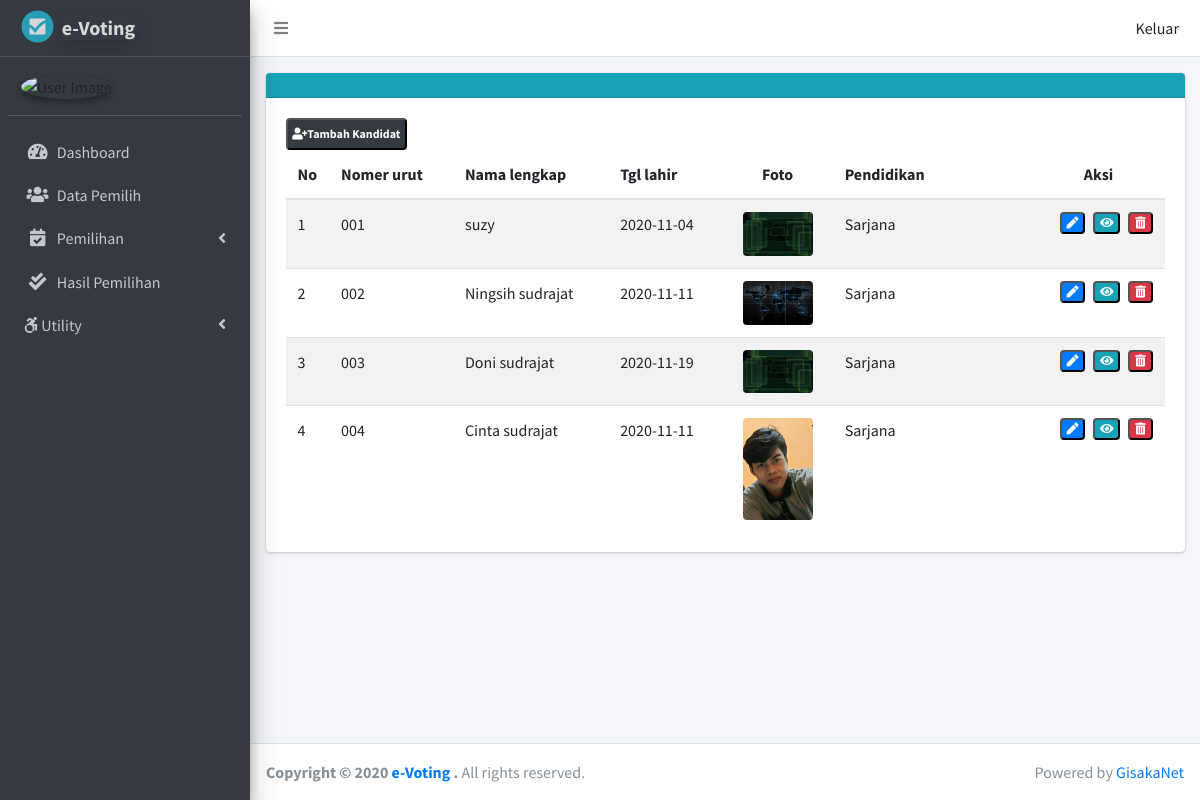
The app's page /event/kelola_kandidat/ev5faed1d4 with its own data.
### tables this page shows
CREATE TABLE `kandidat` (
  `id_kandidat` varchar(10) NOT NULL,
  `id_event` varchar(10) NOT NULL,
  `nomer_urut` varchar(5) NOT NULL,
  `nama_lengkap` varchar(100) NOT NULL,
  `foto` varchar(100) NOT NULL,
  `tempat_lahir` varchar(50) NOT NULL,
  `tgl_lahir` date NOT NULL,
  `agama` varchar(20) NOT NULL,
  `alamat` varchar(100) NOT NULL,
  `pekerjaan` varchar(30) NOT NULL,
  `pendidikan_terahir` varchar(30) NOT NULL,
  `pengalaman` varchar(50) NOT NULL,
  `visi` varchar(200) NOT NULL,
  `misi` varchar(200) NOT NULL,
  `keterangan` varchar(50) NOT NULL,
  `role` varchar(1) NOT NULL
);

### application/libraries/Template.php (called while the page is built)
<?php
Class Template{
    var $template=array();
    function set($name,$value)
    {
        $this->template[$name] = $value;
    }
    function load($tmp   =  ' ',  $view =  ' ', $view_data =  array(),  $return  =   FALSE)
    {
        $this->CI =& get_instance();
        $this->set('contents',$this->CI->load->view($view,$view_data,TRUE));
        return $this->CI->load->view($tmp,$this->template,$return);
    }
}

### application/controllers/Event.php (called while the page is built, shortened)
<?php
class Event  extends CI_Controller
{
    public function kelola_kandidat($id_event = null)
    {
        $data['kandidat'] = $this->kandidat_m->getAll_kandidat_Byid($id_event);
        $this->template->load('_layout/admin', 'event/kelola_kandidat', $data);
    }
}

### index.php (called while the page is built, shortened)
<?php
require_once BASEPATH.'core/CodeIgniter.php';

### application/models/kandidat_m.php (called while the page is built, shortened)
<?php
class kandidat_m extends CI_Model
{
    public function getAll_kandidat_Byid($id = null)
    {
        $query = $this->db->get_where('kandidat', ['id_event' => $id])->result_array();
        return $query;
    }
}

### application/views/event/kelola_kandidat.php (the view, shortened to what this page needs)
<div class="content">
    <div class="container-fluid">
        <div class="row">
            <div class="col-lg-12">
                <div class="card mt-3">
                    <div class="card-header bg-info">
                    </div>
                    <div class="card-body">
                        <button class="badge badge-dark pb-2 pt-2"><i class="fa fa-user-plus"></i><a
                                href="<?= base_url('Kandidat/tambah_kandidat') ?>" class="text-light   ">Tambah
                                Kandidat</a></button>
                        <table id="nik" class="table  table-striped">
                            <thead>
                                <tr>
                                    <th style="width: 4%;">No</th>
                                    <th>Nomer urut</th>
                                    <th>Nama lengkap</th>
                                    <th>Tgl lahir</th>
                                    <th class="text-center">Foto</th>
                                    <th style="width:200px ;">Pendidikan</th>
                                    <th style="width: 15%;" class="text-center">Aksi</th>
                                </tr>
                            </thead>
                            <tbody>
                                <?php $i = 1; ?>
                                <?php foreach ($kandidat as $kand) : ?>
                                <tr>
                                    <td> <?= $i++; ?> </td>
                                    <td><?= $kand['nomer_urut'] ?></td>
                                    <td><?= $kand['nama_lengkap'] ?></td>
                                    <td><?= $kand['tgl_lahir'] ?></td>
                                    <td><img src="<?= base_url() . 'asset/images/kandidat/' . $kand['foto']; ?>"
                                            alt="foto kandidat" width="70px" class="rounded mx-auto d-block"></td>
                                    <td><?= $kand['pendidikan_terahir'] ?></td>
                                    <td>
                                        <button class="badge badge-danger   float-right  ml-2"
                                            onclick="deleteConfirm('')"><i class="fa fa-trash-alt"></i></button>
                                        <button class="badge badge-info float-right ml-2"><a
                                                href="<?= base_url('Kandidat/ubah') . '/' . $kand['id_kandidat']; ?>"
                                                class=" text-light "><i class="fa fa-eye"></i></a></button>
                                        <button class="badge badge-primary float-right  ml-2"><a
                                                href=" <?= base_url('Kandidat/ubah') . '/' . $kand['id_kandidat'] ?>"
                                                class=" text-light "><i class="fa fa-pen"></i></a></button>
                                    </td>
                                </tr>
                                <?php endforeach; ?>
                            </tbody>
                        </table>
                    </div>
                </div>
            </div>
        </div>
    </div>
</div>

### records on screen
kandidat: nomer_urut "001", nama_lengkap "suzy", tgl_lahir "2020-11-04", foto (picture), pendidikan_terahir "Sarjana"
kandidat: nomer_urut "002", nama_lengkap "Ningsih sudrajat", tgl_lahir "2020-11-11", foto (picture), pendidikan_terahir "Sarjana"
kandidat: nomer_urut "003", nama_lengkap "Doni sudrajat", tgl_lahir "2020-11-19", foto (picture), pendidikan_terahir "Sarjana"
kandidat: nomer_urut "004", nama_lengkap "Cinta sudrajat", tgl_lahir "2020-11-11", foto (picture), pendidikan_terahir "Sarjana"
